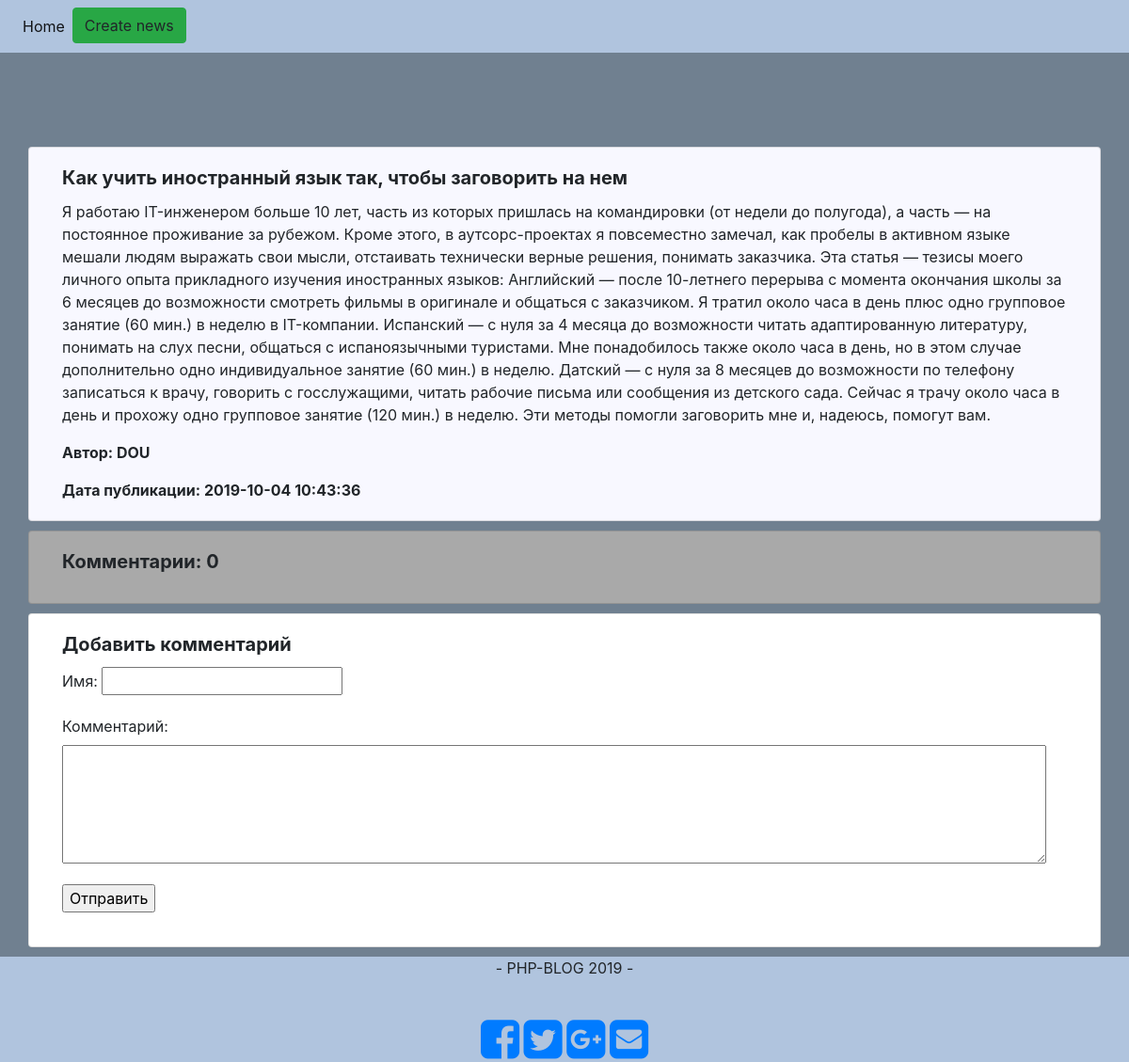
The page /news/view/2 on the database its author committed.
### tables this page shows
CREATE TABLE `news` (
  `id` int(11) NOT NULL,
  `author` varchar(255) NOT NULL,
  `date_d` timestamp NOT NULL DEFAULT CURRENT_TIMESTAMP,
  `name` varchar(255) NOT NULL,
  `text` text NOT NULL
);

### app/core/View.php (called while the page is built, shortened)
<?php
class View {
    public $template_view = 'main.php';
    function render() {
        include 'app/views/templates/' . $this->template_view;
    }
}

### app/controllers/Controller_News.php (called while the page is built, shortened)
<?php
class Controller_News extends Controller
{
    public $model_news;
    public $model_comment;
    public function __construct()
    {
        $this->model_news = new Model_News();
        $this->model_comment = new Model_Comment();
        $this->view->template_view = 'main.php';
    }
    public function action_view($id)
    {
        $this->view->comments = $this->model_comment->get_news_comments($id[0]);
        $this->view->count_comments = $this->model_comment->get_news_count_comments($id[0]);
        $this->view->one_news = $this->model_news->get_one_news($id[0]);
        $this->view->content_view = 'main/news_view.php';
        $this->view->render();
    }
}

### app/bootstrap.php (called while the page is built, shortened)
<?php
spl_autoload_register(function($class) {
    $path = str_replace('\\', '/', $class.'.php');
});
Route::start();

### index.php (called while the page is built)
<?php
require_once 'app/bootstrap.php';

### app/core/Model.php (called while the page is built, shortened)
<?php
class Model
{
    public function __construct()
    {
        $params = require 'app/config/db.php';
        $this->db = Db::getInstance($params['dsn'], $params['username'], $params['password']);
    }
}

### app/config/db.php (called while the page is built)
<?php
return [
    'dsn' => 'mysql:host=' . 'localhost' . ';dbname=' . 'php_blog',
    'username' => 'root',
    'password' => ''
];

### app/core/Db.php (called while the page is built, shortened)
<?php
class Db
{
    private static $_instance = null;
    public static function getInstance($dsn, $username, $password)
    {
        if (self::$_instance != null) {
            return self::$_instance;
        }
        return self::$_instance = new PDO(
            $dsn,
            $username,
            $password,
            [
                PDO::MYSQL_ATTR_INIT_COMMAND => "SET NAMES 'utf8'"
            ]
        );
    }
}

### app/models/Model_News.php (called while the page is built, shortened)
<?php
class Model_News extends Model
{
    public static function tableName()
    {
        return 'news';
    }
    public function get_one_news($id)
    {
        $query = 'SELECT * FROM ' . self::tableName() . ' WHERE id=:id';
        $stmt = $this->db->prepare($query);
        $stmt->bindParam(':id', $id);
        $stmt->execute();
        if ($result = $stmt->fetch()) {
            return $result;
        } else {
            return false;
        }
    }
}

### app/models/Model_Comment.php (called while the page is built, shortened)
<?php
class Model_Comment extends Model
{
    public static function tableName()
    {
        return 'comments';
    }
    public function get_news_count_comments($news_id)
    {
        $query = 'SELECT count(id) FROM ' . self::tableName() . ' WHERE news_id=:news_id';
        $stmt = $this->db->prepare($query);
        $stmt->bindParam(':news_id', $news_id);
        $stmt->execute();
        if ($result = $stmt->fetch()) {
            return $result;
        } else {
            return false;
        }
    }
}

### app/views/main/news_view.php (the view, shortened to what this page needs)
<?php
if ($this->one_news): ?>
    <div class="row">
        <div class="container" style="margin-top: 100px;">
            <div class="row">
                <div class="card col-sm-12" style="background-color: ghostwhite;">
                    <div class="card-body">
                        <h5 class="card-title"><strong><?= htmlspecialchars($this->one_news['name'], ENT_QUOTES | ENT_SUBSTITUTE) ?></strong></h5>
                        <p class="card-text"><?= htmlspecialchars($this->one_news['text'], ENT_QUOTES | ENT_SUBSTITUTE) ?></p>
                        <p class="card-text"><strong>Автор: <?= htmlspecialchars($this->one_news['author'], ENT_QUOTES | ENT_SUBSTITUTE) ?></strong></p>
                        <p class="card-text"><strong>Дата публикации: <?= htmlspecialchars($this->one_news['date_d'], ENT_QUOTES | ENT_SUBSTITUTE) ?></strong></p>
                    </div>
                </div>
            </div>
        </div>
        <div class="container" style="margin-top: 10px;">
            <div class="row">
                <div class="card col-sm-12" style="background-color: darkgray;">
                    <div class="card-body">
                        <h5 class="card-title"><strong>Комментарии: <?= $this->count_comments["count(id)"] ?></strong>
                        </h5>
                    </div>
                </div>
            </div>
        </div>
        <div class="container" style="margin-top: 10px;">
            <div class="row">
                <div class="card col-sm-12">
                    <div class="card-body">
                        <h5 class="card-title"><strong>Добавить комментарий</strong></h5>
                        <form name="comment" action="../add_comment" method="post">
                            <p>
                                <label>Имя:</label>
                                <input type="text" name="author"/>
                            </p>
                            <p>
                                <label>Комментарий:</label>
                                <br/>
                                <textarea name="comm" cols="100" rows="5"></textarea>
                            </p>
                            <p>
                                <input type="submit" value="Отправить"/>
                            </p>
                        </form>
                    </div>
                </div>
            </div>
        </div>
    </div>
<?php
endif;

### app/views/templates/main.php (style rules this page uses)
body { min-height: 800px; }

### rows shown on the page
news: name "Как учить иностранный язык так, чтобы заговорить на нем", text "Я работаю IT-инженером больше 10 лет, часть из которых пришлась на командировки (от недели до полугода), а часть — на постоянное проживание за рубежом. Кроме этого, в аутсорс-проектах я повсеместно замечал, как пробелы в активном языке мешали людям выражать свои мысли, отстаивать технически верные решения, понимать заказчика. Эта статья — тезисы моего личного опыта прикладного изучения иностранных языков: Английский — после 10-летнего перерыва с момента окончания школы за 6 месяцев до возможности смотреть фильмы в оригинале и общаться с заказчиком. Я тратил около часа в день плюс одно групповое занятие (60 мин.) в неделю в IT-компании. Испанский — с нуля за 4 месяца до возможности читать…", author "DOU", date_d "2019-10-04 10:43:36"

### other values the page prints
$this->count_comments["count(id)"] "0"
